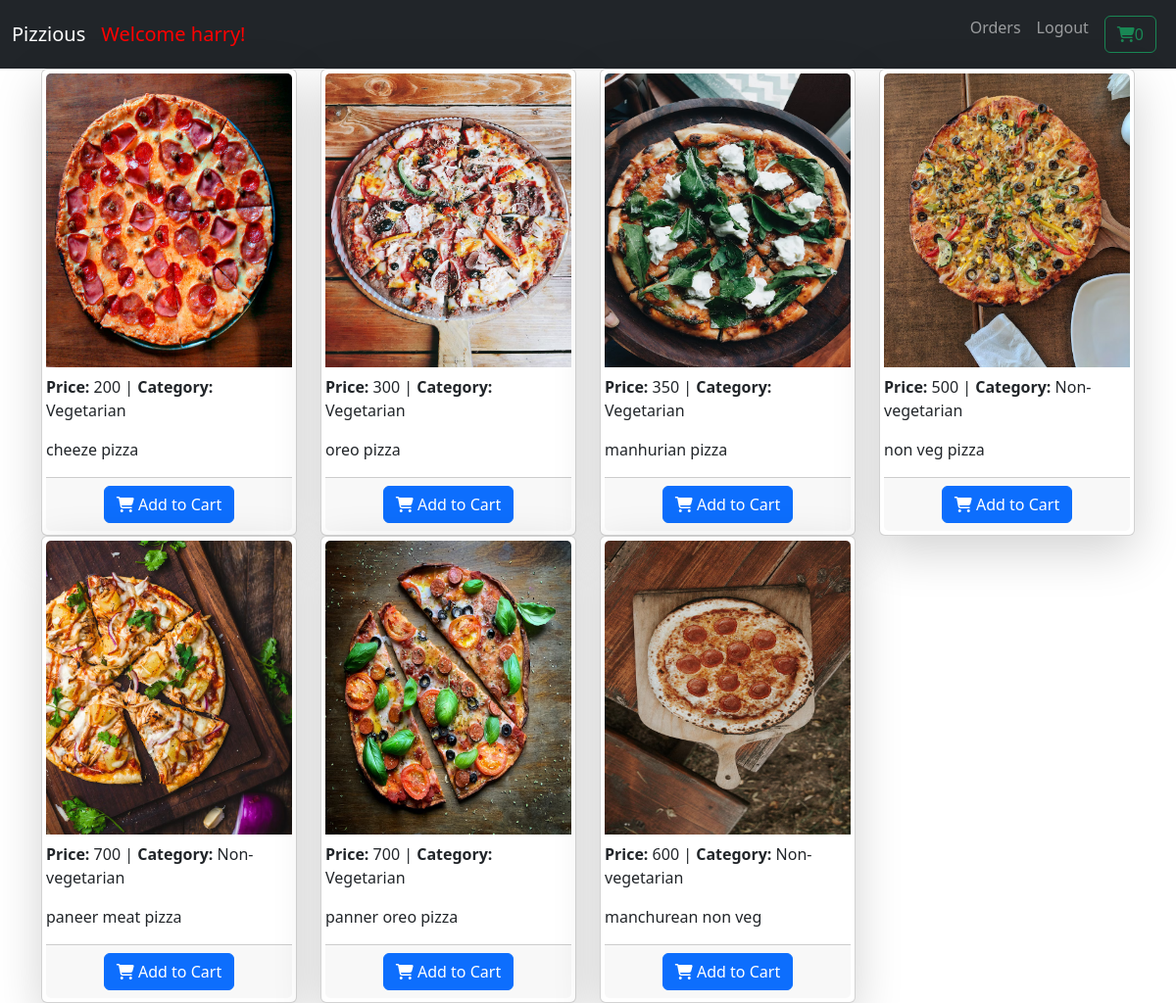
The page /api/home/ (signed in) on the database its author committed.
### order/models.py (models this page shows)
class BaseModel(models.Model):
    uid=models.UUIDField(default=uuid.uuid4,editable=False,primary_key=True)
    created_at=models.DateField(auto_now_add=True)
    updated_at=models.DateField( auto_now_add=True)
    class Meta:
        abstract=True

class Pizza(BaseModel):
    category=models.ForeignKey(Pizzacategory,on_delete=models.CASCADE,related_name="pizza")
    pizza_name=models.CharField(max_length=150)
    price=models.IntegerField(default=100)
    images=models.ImageField(upload_to='uploads/images')

class Pizzacategory(BaseModel):
    category_name=models.CharField(max_length=100)

### order/views.py (the view)
# urls.py: path("home/",views.home,name="home" ),
def home(request):
    pizzas=Pizza.objects.all()
    context={'pizzas':pizzas}
    return render(request,'home.html',context)

### order/templates/home.html (shortened to what this page needs)
    {% extends "base.html" %}
    {% block start %}
    <div class="container">
        <div class="row">
            {% for pizza in pizzas %}
            <div class="col-6 col-sm-6 col-md-4 col-lg-3">
                <div class="card shadow-lg h-100 p-1" >
                    <img class="card-img-top" src="{{ MEDIA_URL }}{{ pizza.images.url }}" alt="Card image cap" style="height:300px">
                    <div class="card-block">
                        <p><strong>Price:</strong> {{ pizza.price }} | <strong>Category:</strong> {{ pizza.category.category_name }}</p>
                        <p>{{ pizza.pizza_name }}</p>
                        <div class="card-footer text-center">
                            <a href="{% url 'addcart' pizza.uid %}" class="btn btn-primary"><i class="fa-solid fa-cart-shopping"></i> Add to Cart</a>
                        </div>
                    </div>
                </div>
            </div>
            {% endfor %}
        </div>
    </div>
    {% endblock %}

### order/templates/base.html (shortened to what this page needs)
<!doctype html>
<html lang="en">
  <head>
    <link href="https://cdn.jsdelivr.net/npm/bootstrap@5.3.0/dist/css/bootstrap.min.css" rel="stylesheet">
    <link rel="stylesheet" href=
    "https://cdnjs.cloudflare.com/ajax/libs/font-awesome/6.2.0/css/all.css">
</head>
  <body>
    <nav class="navbar navbar-expand-lg navbar-dark bg-dark">
      <div class="container-fluid">
          <a href="{% url 'home' %}" class="navbar-brand">Pizzious</a>
        {% if request.user.is_authenticated %}
          <a style="color:red;font-size:20px" class="nav-link">Welcome {{request.user.username}}!</a>
        {% endif %}
          <div class="collapse navbar-collapse justify-content-end" id="navbarNav">
              <ul class="navbar-nav">
                  {% if request.user.is_authenticated %}
                  <li class="nav-item">
                      <a href="{% url 'orders' %}" class="nav-link">Orders</a>
                  </li>
                  <li class="nav-item">
                      <a href="{% url 'logout' %}" class="nav-link">Logout</a>
                  </li>
                  <li class="nav-item">
                      <a href="{% url 'cart' %}" class="nav-link">
                          <button class="btn btn-outline-success">
                              <i class="fa-solid fa-cart-shopping"></i>{{ request.user.cart_count }}
                          </button>
                      </a>
                  </li>
                  {% endif %}
              </ul>
          </div>
      </div>
  </nav>
      {% block start %}
      {% endblock %}
  </body>
</html>

### rows shown on the page
Pizza: images (picture), price "200", category.category_name "Vegetarian", pizza_name "cheeze pizza"
Pizza: images (picture), price "300", category.category_name "Vegetarian", pizza_name "oreo pizza"
Pizza: images (picture), price "350", category.category_name "Vegetarian", pizza_name "manhurian pizza"
Pizza: images (picture), price "500", category.category_name "Non-vegetarian", pizza_name "non veg pizza"
Pizza: images (picture), price "700", category.category_name "Non-vegetarian", pizza_name "paneer meat pizza"
Pizza: images (picture), price "700", category.category_name "Vegetarian", pizza_name "panner oreo pizza"
Pizza: images (picture), price "600", category.category_name "Non-vegetarian", pizza_name "manchurean non veg"

### other values the page prints
{{ request.user.username }} "harry"
{{ request.user.cart_count }} "0"
